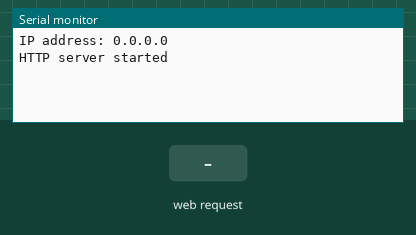
Bench run of a sketch on a simulated ESP8266 (NodeMCU). Parts: the last lines printed to the serial monitor. The inputs (shaded band) are chosen by the test bench.

Above: at 1.2 s.
1.3 s: HTTP request GET /led/off received
At 2.2 s:
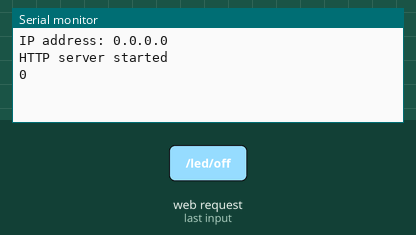
2.8 s: HTTP request GET /status received
At 3.3 s:
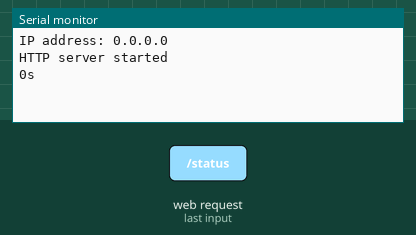

Measured:
- after the input at 1.3 s, the serial monitor: prints a new line at once (image 1)
- after the input at 2.8 s, the serial monitor: prints a new line at once (image 2)

The sketch:

esp8266Server.ino
```cpp
/*
 Servidor web con ESP8266
 Programado con Arduino IDE 1.6.1 sobre el chip ESP8266
 */


#include <ESP8266WiFi.h>


int temperatura;
int val=0;
int estado=0;

// Requests al puerto 80
WiFiServer server(80);

void setup(void)
{
  Serial.begin(115200);
  WiFi.mode(WIFI_AP);
  WiFi.softAP("ESP8266");
  WiFi.printDiag(Serial);

  Serial.print("IP address: ");
  Serial.println(WiFi.localIP());


  server.begin();
  Serial.println("HTTP server started");


}

void loop() {
  // Chequeamos si se ha conectado un cliente
  WiFiClient client = server.available();
  if (!client) {
    return;
  }

  while(!client.available()){
    delay(1);
  }

  String req = client.readStringUntil('\r');
  client.flush();

  // verificamos la opcion
  estado=0;
  if (req.indexOf("/led/off") != -1)
    val = 0;
  else if (req.indexOf("/led/rojo") != -1)
    val = 1;
  else if (req.indexOf("/led/verde") != -1)
    val = 2;
  else if (req.indexOf("/led/azul") != -1)
    val = 3;
  else if (req.indexOf("/status") != -1)
    estado = 1;
  else {
    client.stop();
    return;
  }


  if (estado==0) {
    // enviamos por el serial el cambio del led
    Serial.print(val);
  } else {
    Serial.print('s');
    delay(250);
    if (Serial.available()) {
      char c=Serial.read();
      temperatura=c;
    }
  }


  client.flush();

  // Generamos la respuesta
  String s;
  if (estado==0) {
    s = "HTTP/1.1 200 OK\r\nContent-Type: text/html\r\n\r\n<!DOCTYPE HTML>\r\n<html>\r\nEl Led esta: ";
    switch (val) {
      case 0:
        s+="Apagado";
        break;
      case 1:
        s+="Rojo";
        break;
      case 2:
        s+="Verde";
        break;
      case 3:
        s+="Azul";
        break;
    }
    s += "</html>\n";
  } else {
     s = "HTTP/1.1 200 OK\r\nContent-Type: text/html\r\n\r\n<!DOCTYPE HTML>\r\n<html>\r\nLed: ";
     switch (val) {
      case 0:
        s+="Apagado";
        break;
      case 1:
        s+="Rojo";
        break;
      case 2:
        s+="Verde";
        break;
      case 3:
        s+="Azul";
        break;
    }
    s+="<br/>\r\n";
    s+="Temp: ";
    s+=temperatura;
    s+=" grados";
    s += "</html>\n";

  }
  // Enviamos la respuesta al cliente
  client.print(s);
  delay(1);
}
```
